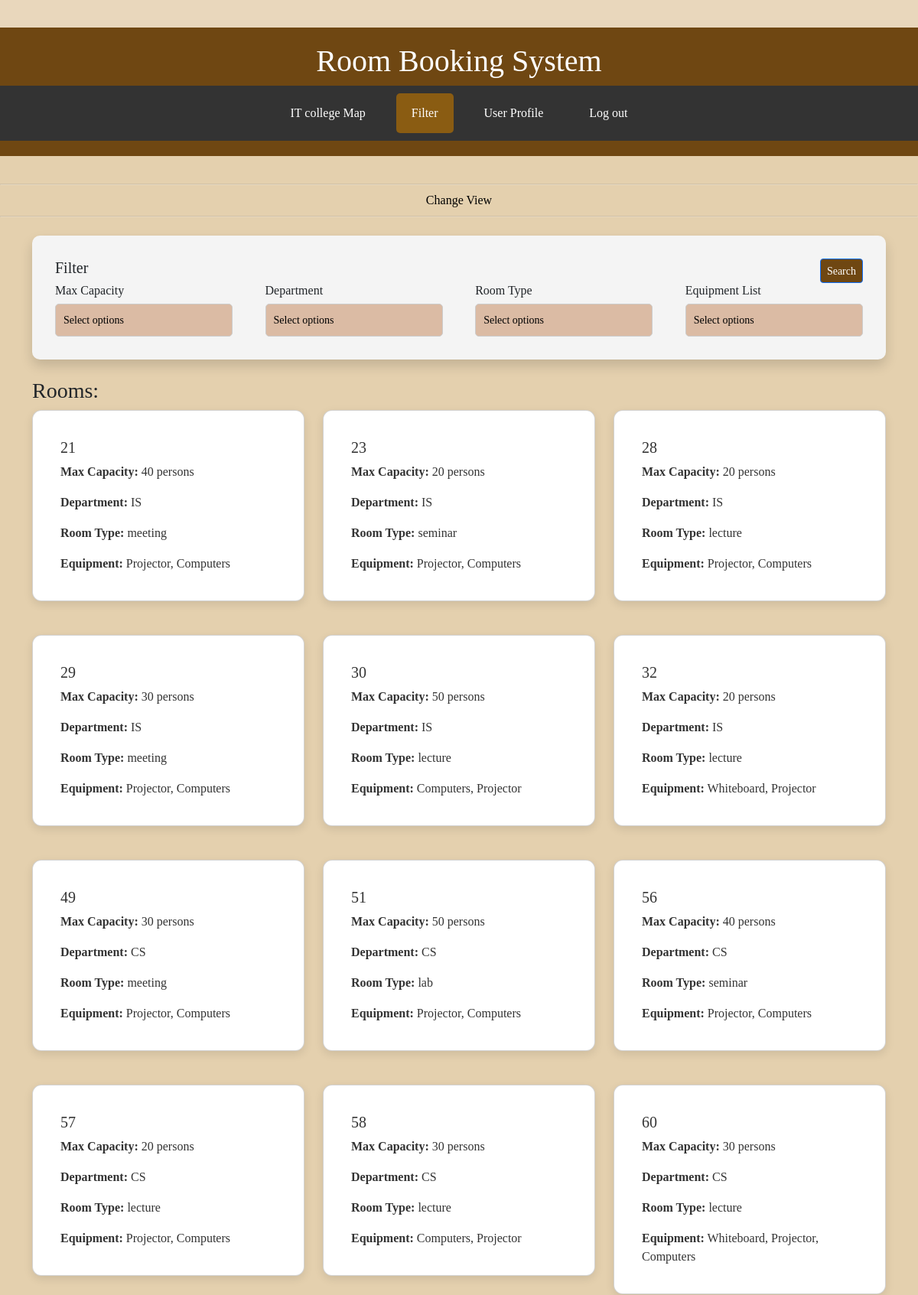
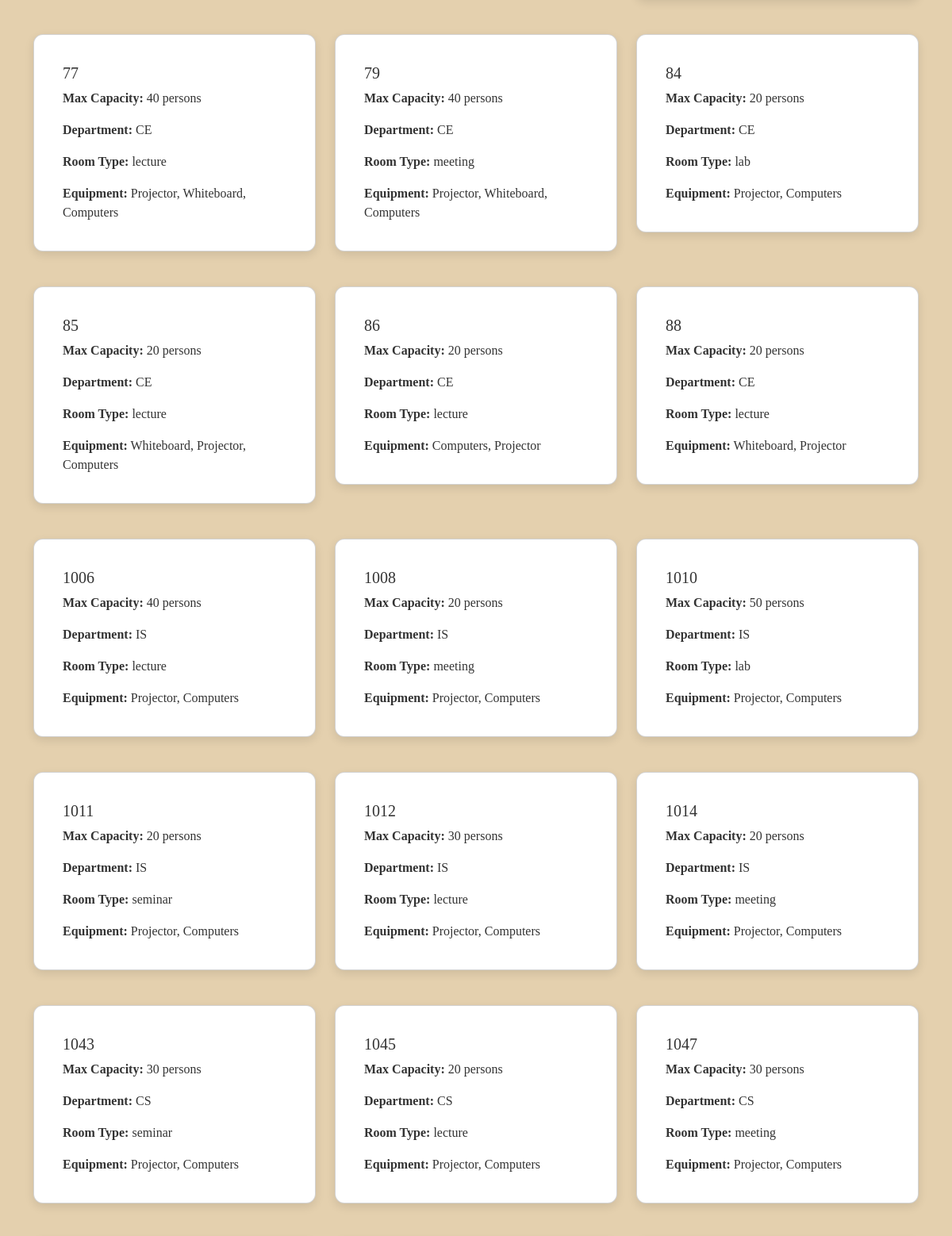
The app's page /filter_page.php?id=12 (signed in, upper part) with its own data (2 pictures, top to bottom).
### tables this page shows
CREATE TABLE `rooms` (
  `room_num` int(11) NOT NULL,
  `department` varchar(2) NOT NULL,
  `capacity` int(11) NOT NULL,
  `equipment` text DEFAULT NULL,
  `type` enum('lecture','seminar','lab','meeting') DEFAULT 'lecture',
  `available_from` time DEFAULT '08:00:00',
  `available_to` time DEFAULT '18:00:00'
);

### filter_page.php (the view, shortened to what this page needs)
<?php
try {
    $db = new PDO("mysql:host=localhost;dbname=my_db", "root", "");
    $db->setAttribute(PDO::ATTR_ERRMODE, PDO::ERRMODE_EXCEPTION);
    $query = "SELECT * FROM rooms WHERE 1=1";
    $stmt = $db->prepare($query);
    $stmt->execute();
    $roomlist = $stmt->fetchAll(PDO::FETCH_ASSOC);
} catch (PDOException $e) {
    echo "Connection failed: " . $e->getMessage();
    exit();
}
?>
<!DOCTYPE html>
<html lang="en">
<head>
    <link rel="stylesheet" href="https://cdn.jsdelivr.net/npm/bootstrap@5.3.0-alpha1/dist/css/bootstrap.min.css">
</head>
<body>
<header>
    <h1>Room Booking System</h1>
    <nav>
    <a href="building_map.php?id=<?= $_SESSION['user_id'] ?>">IT college Map</a>
    <a href="filter_page.php?id=<?= $_SESSION['user_id'] ?>" class="active">Filter</a>
        <a href="userprofile2.php?id=<?= $_SESSION['user_id'] ?>">User Profile</a>
        <a href="logout.php">Log out</a>
    </nav>
</header>
<hr>
<div class="change-view-container">
    <a href="building_map.php?id=<?= $_SESSION['user_id'] ?>">Change View</a>
</div>
<hr>
<main>
<form action="" method="GET">
    <div class="container">
        <div class="row">
            <div class="col-md-12">
                <div class="card-exclude-card shadow mt-3">
                <div class="card-header d-flex justify-content-between">
                        <h5>Filter</h5>
                        <button type="submit" class="btn btn-primary btn-sm float-end">Search</button>
                    </div>
                    <div class="card-body-filter">
                    <div class="filter-dropdown">
                            <h6>Max Capacity</h6>
                            <div class="dropdown-container">
                                <button type="button" class="dropdown-btn">Select Max Capacity</button>
                            </div>
                        </div>
                        <div class="filter-dropdown">
                            <h6>Department</h6>
                            <div class="dropdown-container">
                                <button type="button" class="dropdown-btn">Select Department</button>
                            </div>
                        </div>
                        <div class="filter-dropdown">
                            <h6>Room Type</h6>
                            <div class="dropdown-container">
                                <button type="button" class="dropdown-btn">Select Room Type</button>
                            </div>
                        </div>
                        <div class="filter-dropdown">
                            <h6>Equipment List</h6>
                            <div class="dropdown-container">
                                <button type="button" class="dropdown-btn">Select Equipment</button>
                            </div>
                        </div>
                    </div>
                </div>
            </div>
        </div>
    </div>
</form>
    <div class="container mt-4">
        <h3>Rooms:</h3>
        <div class="row">
            <?php
            if (count($roomlist) > 0) {
                foreach ($roomlist as $room) {
                    echo "<div class='col-lg-4 col-md-6 col-12 mb-4'>
                            <div class='card'>
                                <a href='single_room_details.php?room_num={$room['room_num']}' class='text-decoration-none'>
                                    <div class='card-body'>
                                        <h5 class='card-title'>{$room['room_num']}</h5>
                                        <p class='card-text'><strong>Max Capacity:</strong> {$room['capacity']} persons</p>
                                        <p class='card-text'><strong>Department:</strong> {$room['department']}</p>
                                        <p class='card-text'><strong>Room Type:</strong> {$room['type']}</p>
                                        <p class='card-text'><strong>Equipment:</strong> {$room['equipment']}</p>
                                    </div>
                                </a>
                            </div>
                          </div>";
                }
            } else {
                echo "<div class='no-room'><div class='col-12'>No rooms found matching the selected criteria.</div></div>";
            }
            ?>
        </div>
    </div>
</main>
</body>
</html>

### filter_page.php (style rules this page uses)
html, body { background-color: #e4ceabcb; }
body { font-family: serif; background-color: #e4ceabcb; }
header { background-color: #6f4712; color: white; padding: 20px 0; text-align: center; margin: 3% 0; }
nav { background-color: #333; display: flex; justify-content: center; padding: 10px; }
nav a { color: white; text-decoration: none; padding: 14px 20px; margin: 0 10px; border-radius: 5px; transition: background 0.3s; }
nav a.active { background-color: #8a5c12; }
a { color: black; text-decoration:none; }
hr { display: block; margin-top: 0.5em; margin-bottom: 0.5em; margin-left: auto; margin-right: auto; border-style: inset; border-width: 1px; }
button { background-color: #6f4712 !important; transition: background-color 0.3s ease !important; }
.card { display: flex; flex-direction: column; padding: 20px; border-radius: 12px; background-color: #fff; box-shadow: 0 4px 12px rgba(0, 0, 0, 0.1); margin-bottom: 20px; transition: all 3.0s ease; cursor: pointer; }
.card-body { display: flex; flex-direction: column; justify-content: space-between; color: #333; transition: color 0.5s ease; }
.card-body-filter { display: flex; flex-direction: row; justify-content: space-between; }
.filter-dropdown { flex: 1 1 ; max-width: 22%; box-sizing: border-box; }
.dropdown-btn { padding: 10px; font-size: 14px; cursor: pointer; background-color: #f4f4f4; border: 1px solid #ccc; border-radius: 5px; width: 100%; text-align: left; display: block; transition: background-color 0.3s ease; }
.change-view-container { text-align: center; }
.dropdown-container button { background-color: #dbbba4 !important; transition: background-color 0.7s ease !important; }
.card-exclude-card { border-radius: 10px; background-color: #f4f4f4; box-shadow: none; padding: 30px; transition: none; }

### records on screen
rooms: room_num "21", capacity "40", department "IS", type "meeting", equipment "Projector, Computers"
rooms: room_num "23", capacity "20", department "IS", type "seminar", equipment "Projector, Computers"
rooms: room_num "28", capacity "20", department "IS", type "lecture", equipment "Projector, Computers"
rooms: room_num "29", capacity "30", department "IS", type "meeting", equipment "Projector, Computers"
rooms: room_num "30", capacity "50", department "IS", type "lecture", equipment "Computers, Projector"
rooms: room_num "32", capacity "20", department "IS", type "lecture", equipment "Whiteboard, Projector"
rooms: room_num "49", capacity "30", department "CS", type "meeting", equipment "Projector, Computers"
rooms: room_num "51", capacity "50", department "CS", type "lab", equipment "Projector, Computers"
rooms: room_num "56", capacity "40", department "CS", type "seminar", equipment "Projector, Computers"
rooms: room_num "57", capacity "20", department "CS", type "lecture", equipment "Projector, Computers"
rooms: room_num "58", capacity "30", department "CS", type "lecture", equipment "Computers, Projector"
rooms: room_num "60", capacity "30", department "CS", type "lecture", equipment "Whiteboard, Projector, Computers"
rooms: room_num "77", capacity "40", department "CE", type "lecture", equipment "Projector, Whiteboard, Computers"
rooms: room_num "79", capacity "40", department "CE", type "meeting", equipment "Projector, Whiteboard, Computers"
rooms: room_num "84", capacity "20", department "CE", type "lab", equipment "Projector, Computers"
rooms: room_num "85", capacity "20", department "CE", type "lecture", equipment "Whiteboard, Projector, Computers"
rooms: room_num "86", capacity "20", department "CE", type "lecture", equipment "Computers, Projector"
rooms: room_num "88", capacity "20", department "CE", type "lecture", equipment "Whiteboard, Projector"
rooms: room_num "1006", capacity "40", department "IS", type "lecture", equipment "Projector, Computers"
rooms: room_num "1008", capacity "20", department "IS", type "meeting", equipment "Projector, Computers"
rooms: room_num "1010", capacity "50", department "IS", type "lab", equipment "Projector, Computers"
rooms: room_num "1011", capacity "20", department "IS", type "seminar", equipment "Projector, Computers"
rooms: room_num "1012", capacity "30", department "IS", type "lecture", equipment "Projector, Computers"
rooms: room_num "1014", capacity "20", department "IS", type "meeting", equipment "Projector, Computers"
rooms: room_num "1043", capacity "30", department "CS", type "seminar", equipment "Projector, Computers"
rooms: room_num "1045", capacity "20", department "CS", type "lecture", equipment "Projector, Computers"
rooms: room_num "1047", capacity "30", department "CS", type "meeting", equipment "Projector, Computers"
